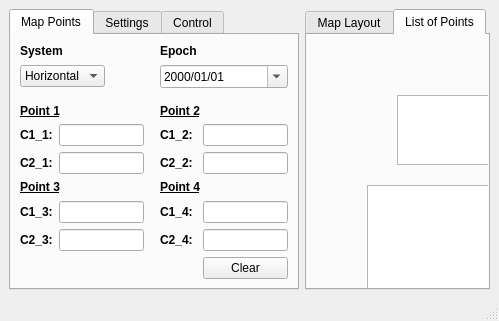
<?xml version="1.0" encoding="UTF-8"?>
<ui version="4.0">
 <class>MainWindow</class>
 <widget class="QMainWindow" name="MainWindow">
  <property name="windowModality">
   <enum>Qt::ApplicationModal</enum>
  </property>
  <property name="cursor">
   <cursorShape>ArrowCursor</cursorShape>
  </property>
  <property name="windowTitle">
   <string>Sky Scanning</string>
  </property>
  <widget class="QWidget" name="centralwidget">
   <layout class="QFormLayout" name="formLayout">
    <item row="0" column="0">
     <widget class="QTabWidget" name="pointOperationTabs">
      <property name="focusPolicy">
       <enum>Qt::StrongFocus</enum>
      </property>
      <property name="currentIndex">
       <number>0</number>
      </property>
      <widget class="QWidget" name="mapPoints" native="true">
       <attribute name="title">
        <string>Map Points</string>
       </attribute>
       <layout class="QGridLayout" name="gridLayout">
        <item row="8" column="3">
         <widget class="QLabel" name="point4Coord_2Label">
          <property name="text">
           <string>&lt;html&gt;&lt;head/&gt;&lt;body&gt;&lt;p&gt;&lt;span style=&quot; font-weight:600;&quot;&gt;C2_4:&lt;/span&gt;&lt;/p&gt;&lt;/body&gt;&lt;/html&gt;</string>
          </property>
         </widget>
        </item>
        <item row="6" column="0" colspan="2">
         <widget class="QLabel" name="label_5">
          <property name="text">
           <string>&lt;html&gt;&lt;head/&gt;&lt;body&gt;&lt;p&gt;&lt;span style=&quot; font-weight:600; text-decoration: underline;&quot;&gt;Point 3&lt;/span&gt;&lt;/p&gt;&lt;/body&gt;&lt;/html&gt;</string>
          </property>
         </widget>
        </item>
        <item row="7" column="4">
         <widget class="QLineEdit" name="point4Coord_1Field">
          <property name="sizePolicy">
           <sizepolicy hsizetype="Fixed" vsizetype="Fixed">
            <horstretch>0</horstretch>
            <verstretch>0</verstretch>
           </sizepolicy>
          </property>
          <property name="maximumSize">
           <size>
            <width>85</width>
            <height>25</height>
           </size>
          </property>
          <property name="maxLength">
           <number>12</number>
          </property>
         </widget>
        </item>
        <item row="6" column="3" colspan="2">
         <widget class="QLabel" name="label_4">
          <property name="text">
           <string>&lt;html&gt;&lt;head/&gt;&lt;body&gt;&lt;p&gt;&lt;span style=&quot; font-weight:600; text-decoration: underline;&quot;&gt;Point 4&lt;/span&gt;&lt;/p&gt;&lt;/body&gt;&lt;/html&gt;</string>
          </property>
         </widget>
        </item>
        <item row="5" column="4">
         <widget class="QLineEdit" name="point2Coord_2Field">
          <property name="sizePolicy">
           <sizepolicy hsizetype="Fixed" vsizetype="Fixed">
            <horstretch>0</horstretch>
            <verstretch>0</verstretch>
           </sizepolicy>
          </property>
          <property name="maximumSize">
           <size>
            <width>85</width>
            <height>25</height>
           </size>
          </property>
          <property name="maxLength">
           <number>12</number>
          </property>
         </widget>
        </item>
        <item row="7" column="0">
         <widget class="QLabel" name="point3Coord_1Label">
          <property name="text">
           <string>&lt;html&gt;&lt;head/&gt;&lt;body&gt;&lt;p&gt;&lt;span style=&quot; font-weight:600;&quot;&gt;C1_3:&lt;/span&gt;&lt;/p&gt;&lt;/body&gt;&lt;/html&gt;</string>
          </property>
         </widget>
        </item>
        <item row="5" column="3">
         <widget class="QLabel" name="point2Coord_2Label">
          <property name="text">
           <string>&lt;html&gt;&lt;head/&gt;&lt;body&gt;&lt;p&gt;&lt;span style=&quot; font-weight:600;&quot;&gt;C2_2:&lt;/span&gt;&lt;/p&gt;&lt;/body&gt;&lt;/html&gt;</string>
          </property>
         </widget>
        </item>
        <item row="7" column="3">
         <widget class="QLabel" name="point4Coord_1Label">
          <property name="text">
           <string>&lt;html&gt;&lt;head/&gt;&lt;body&gt;&lt;p&gt;&lt;span style=&quot; font-weight:600;&quot;&gt;C1_4:&lt;/span&gt;&lt;/p&gt;&lt;/body&gt;&lt;/html&gt;</string>
          </property>
         </widget>
        </item>
        <item row="7" column="2">
         <spacer name="horizontalSpacer_2">
          <property name="orientation">
           <enum>Qt::Horizontal</enum>
          </property>
          <property name="sizeHint" stdset="0">
           <size>
            <width>10</width>
            <height>20</height>
           </size>
          </property>
         </spacer>
        </item>
        <item row="8" column="4">
         <widget class="QLineEdit" name="point4Coord_2Field">
          <property name="sizePolicy">
           <sizepolicy hsizetype="Fixed" vsizetype="Fixed">
            <horstretch>0</horstretch>
            <verstretch>0</verstretch>
           </sizepolicy>
          </property>
          <property name="maximumSize">
           <size>
            <width>85</width>
            <height>25</height>
           </size>
          </property>
          <property name="maxLength">
           <number>12</number>
          </property>
         </widget>
        </item>
        <item row="1" column="3" colspan="2">
         <widget class="QDateEdit" name="epochDateSelection">
          <property name="toolTip">
           <string>Select the Epoch for coordinate transformations</string>
          </property>
          <property name="displayFormat">
           <string>yyyy/MM/dd</string>
          </property>
          <property name="calendarPopup">
           <bool>true</bool>
          </property>
          <property name="timeSpec">
           <enum>Qt::UTC</enum>
          </property>
         </widget>
        </item>
        <item row="3" column="0" colspan="2">
         <widget class="QLabel" name="label">
          <property name="text">
           <string>&lt;html&gt;&lt;head/&gt;&lt;body&gt;&lt;p&gt;&lt;span style=&quot; font-weight:600; text-decoration: underline;&quot;&gt;Point 1&lt;/span&gt;&lt;/p&gt;&lt;/body&gt;&lt;/html&gt;</string>
          </property>
         </widget>
        </item>
        <item row="0" column="0" colspan="2">
         <widget class="QLabel" name="label_2">
          <property name="text">
           <string>&lt;html&gt;&lt;head/&gt;&lt;body&gt;&lt;p&gt;&lt;span style=&quot; font-weight:600;&quot;&gt;System&lt;/span&gt;&lt;/p&gt;&lt;/body&gt;&lt;/html&gt;</string>
          </property>
         </widget>
        </item>
        <item row="8" column="0">
         <widget class="QLabel" name="point3Coord_2Label">
          <property name="text">
           <string>&lt;html&gt;&lt;head/&gt;&lt;body&gt;&lt;p&gt;&lt;span style=&quot; font-weight:600;&quot;&gt;C2_3:&lt;/span&gt;&lt;/p&gt;&lt;/body&gt;&lt;/html&gt;</string>
          </property>
         </widget>
        </item>
        <item row="4" column="3">
         <widget class="QLabel" name="point2Coord_1Label">
          <property name="text">
           <string>&lt;html&gt;&lt;head/&gt;&lt;body&gt;&lt;p&gt;&lt;span style=&quot; font-weight:600;&quot;&gt;C1_2:&lt;/span&gt;&lt;/p&gt;&lt;/body&gt;&lt;/html&gt;</string>
          </property>
         </widget>
        </item>
        <item row="4" column="4">
         <widget class="QLineEdit" name="point2Coord_1Field">
          <property name="sizePolicy">
           <sizepolicy hsizetype="Fixed" vsizetype="Fixed">
            <horstretch>0</horstretch>
            <verstretch>0</verstretch>
           </sizepolicy>
          </property>
          <property name="maximumSize">
           <size>
            <width>85</width>
            <height>25</height>
           </size>
          </property>
          <property name="maxLength">
           <number>12</number>
          </property>
         </widget>
        </item>
        <item row="1" column="0" colspan="2">
         <widget class="QComboBox" name="coordinateSystemComboBx">
          <property name="sizePolicy">
           <sizepolicy hsizetype="Maximum" vsizetype="Fixed">
            <horstretch>0</horstretch>
            <verstretch>0</verstretch>
           </sizepolicy>
          </property>
          <property name="toolTip">
           <string>Select the desired coordinate system</string>
          </property>
          <item>
           <property name="text">
            <string>Horizontal</string>
           </property>
          </item>
          <item>
           <property name="text">
            <string>Equatorial</string>
           </property>
          </item>
          <item>
           <property name="text">
            <string>Galactic</string>
           </property>
          </item>
          <item>
           <property name="text">
            <string>Ecliptical</string>
           </property>
          </item>
         </widget>
        </item>
        <item row="2" column="0">
         <spacer name="verticalSpacer">
          <property name="orientation">
           <enum>Qt::Vertical</enum>
          </property>
          <property name="sizeType">
           <enum>QSizePolicy::Fixed</enum>
          </property>
          <property name="sizeHint" stdset="0">
           <size>
            <width>20</width>
            <height>10</height>
           </size>
          </property>
         </spacer>
        </item>
        <item row="4" column="1">
         <widget class="QLineEdit" name="point1Coord_1Field">
          <property name="sizePolicy">
           <sizepolicy hsizetype="Fixed" vsizetype="Fixed">
            <horstretch>0</horstretch>
            <verstretch>0</verstretch>
           </sizepolicy>
          </property>
          <property name="maximumSize">
           <size>
            <width>85</width>
            <height>25</height>
           </size>
          </property>
          <property name="maxLength">
           <number>12</number>
          </property>
         </widget>
        </item>
        <item row="5" column="1">
         <widget class="QLineEdit" name="point1Coord_2Field">
          <property name="sizePolicy">
           <sizepolicy hsizetype="Fixed" vsizetype="Fixed">
            <horstretch>0</horstretch>
            <verstretch>0</verstretch>
           </sizepolicy>
          </property>
          <property name="maximumSize">
           <size>
            <width>85</width>
            <height>25</height>
           </size>
          </property>
          <property name="maxLength">
           <number>12</number>
          </property>
         </widget>
        </item>
        <item row="7" column="1">
         <widget class="QLineEdit" name="point3Coord_1Field">
          <property name="sizePolicy">
           <sizepolicy hsizetype="Fixed" vsizetype="Fixed">
            <horstretch>0</horstretch>
            <verstretch>0</verstretch>
           </sizepolicy>
          </property>
          <property name="maximumSize">
           <size>
            <width>85</width>
            <height>25</height>
           </size>
          </property>
          <property name="maxLength">
           <number>12</number>
          </property>
         </widget>
        </item>
        <item row="3" column="3" colspan="2">
         <widget class="QLabel" name="label_3">
          <property name="text">
           <string>&lt;html&gt;&lt;head/&gt;&lt;body&gt;&lt;p&gt;&lt;span style=&quot; font-weight:600; text-decoration: underline;&quot;&gt;Point 2&lt;/span&gt;&lt;/p&gt;&lt;/body&gt;&lt;/html&gt;</string>
          </property>
         </widget>
        </item>
        <item row="8" column="1">
         <widget class="QLineEdit" name="point3Coord_2Field">
          <property name="sizePolicy">
           <sizepolicy hsizetype="Fixed" vsizetype="Fixed">
            <horstretch>0</horstretch>
            <verstretch>0</verstretch>
           </sizepolicy>
          </property>
          <property name="maximumSize">
           <size>
            <width>85</width>
            <height>25</height>
           </size>
          </property>
          <property name="maxLength">
           <number>12</number>
          </property>
         </widget>
        </item>
        <item row="5" column="0">
         <widget class="QLabel" name="point1Coord_2Label">
          <property name="text">
           <string>&lt;html&gt;&lt;head/&gt;&lt;body&gt;&lt;p&gt;&lt;span style=&quot; font-weight:600;&quot;&gt;C2_1:&lt;/span&gt;&lt;/p&gt;&lt;/body&gt;&lt;/html&gt;</string>
          </property>
         </widget>
        </item>
        <item row="4" column="0">
         <widget class="QLabel" name="point1Coord_1Label">
          <property name="text">
           <string>&lt;html&gt;&lt;head/&gt;&lt;body&gt;&lt;p&gt;&lt;span style=&quot; font-weight:600;&quot;&gt;C1_1:&lt;/span&gt;&lt;/p&gt;&lt;/body&gt;&lt;/html&gt;</string>
          </property>
         </widget>
        </item>
        <item row="0" column="3">
         <widget class="QLabel" name="label_14">
          <property name="text">
           <string>&lt;html&gt;&lt;head/&gt;&lt;body&gt;&lt;p&gt;&lt;span style=&quot; font-weight:600;&quot;&gt;Epoch&lt;/span&gt;&lt;/p&gt;&lt;/body&gt;&lt;/html&gt;</string>
          </property>
         </widget>
        </item>
        <item row="9" column="4">
         <widget class="QPushButton" name="clearPointsBtn">
          <property name="cursor">
           <cursorShape>PointingHandCursor</cursorShape>
          </property>
          <property name="text">
           <string>Clear</string>
          </property>
         </widget>
        </item>
       </layout>
      </widget>
      <widget class="QWidget" name="tab_5">
       <attribute name="title">
        <string>Settings</string>
       </attribute>
       <layout class="QGridLayout" name="gridLayout_3">
        <item row="2" column="0">
         <widget class="Line" name="line">
          <property name="sizePolicy">
           <sizepolicy hsizetype="Fixed" vsizetype="Fixed">
            <horstretch>0</horstretch>
            <verstretch>0</verstretch>
           </sizepolicy>
          </property>
          <property name="minimumSize">
           <size>
            <width>30</width>
            <height>0</height>
           </size>
          </property>
          <property name="orientation">
           <enum>Qt::Horizontal</enum>
          </property>
         </widget>
        </item>
        <item row="7" column="0">
         <widget class="QLabel" name="stepSizeCoord1">
          <property name="text">
           <string>&lt;html&gt;&lt;head/&gt;&lt;body&gt;&lt;p&gt;&lt;span style=&quot; font-weight:600;&quot;&gt;C1:&lt;/span&gt;&lt;/p&gt;&lt;/body&gt;&lt;/html&gt;</string>
          </property>
         </widget>
        </item>
        <item row="1" column="0" colspan="2">
         <widget class="QCheckBox" name="integrationEnabler">
          <property name="cursor">
           <cursorShape>PointingHandCursor</cursorShape>
          </property>
          <property name="text">
           <string>Integration</string>
          </property>
         </widget>
        </item>
        <item row="3" column="0" colspan="2">
         <widget class="QLabel" name="label_6">
          <property name="sizePolicy">
           <sizepolicy hsizetype="Preferred" vsizetype="Maximum">
            <horstretch>0</horstretch>
            <verstretch>0</verstretch>
           </sizepolicy>
          </property>
          <property name="text">
           <string>&lt;html&gt;&lt;head/&gt;&lt;body&gt;&lt;p&gt;&lt;span style=&quot; font-weight:600;&quot;&gt;Direction&lt;/span&gt;&lt;/p&gt;&lt;/body&gt;&lt;/html&gt;</string>
          </property>
         </widget>
        </item>
        <item row="6" column="3">
         <widget class="QLabel" name="intTimeLabel">
          <property name="enabled">
           <bool>false</bool>
          </property>
          <property name="sizePolicy">
           <sizepolicy hsizetype="Preferred" vsizetype="Maximum">
            <horstretch>0</horstretch>
            <verstretch>0</verstretch>
           </sizepolicy>
          </property>
          <property name="text">
           <string>&lt;html&gt;&lt;head/&gt;&lt;body&gt;&lt;p&gt;&lt;span style=&quot; font-weight:600;&quot;&gt;Integration Time&lt;/span&gt;&lt;/p&gt;&lt;/body&gt;&lt;/html&gt;</string>
          </property>
         </widget>
        </item>
        <item row="7" column="1">
         <widget class="QDoubleSpinBox" name="stepSizeBoxCoord1">
          <property name="sizePolicy">
           <sizepolicy hsizetype="Minimum" vsizetype="Fixed">
            <horstretch>0</horstretch>
            <verstretch>0</verstretch>
           </sizepolicy>
          </property>
          <property name="minimum">
           <double>0.010000000000000</double>
          </property>
          <property name="maximum">
           <double>15.000000000000000</double>
          </property>
          <property name="singleStep">
           <double>0.100000000000000</double>
          </property>
          <property name="value">
           <double>0.300000000000000</double>
          </property>
         </widget>
        </item>
        <item row="4" column="0" colspan="2">
         <widget class="QComboBox" name="directionSelection">
          <item>
           <property name="text">
            <string>RA: R-Down</string>
           </property>
          </item>
          <item>
           <property name="text">
            <string>RA: R-Up</string>
           </property>
          </item>
          <item>
           <property name="text">
            <string>RA: L-Down</string>
           </property>
          </item>
          <item>
           <property name="text">
            <string>RA: L-Up</string>
           </property>
          </item>
          <item>
           <property name="text">
            <string>DEC: Up-R</string>
           </property>
          </item>
          <item>
           <property name="text">
            <string>DEC: Up-L</string>
           </property>
          </item>
          <item>
           <property name="text">
            <string>DEC: Down-R</string>
           </property>
          </item>
          <item>
           <property name="text">
            <string>DEC: Down-L</string>
           </property>
          </item>
         </widget>
        </item>
        <item row="3" column="3">
         <widget class="QLabel" name="planObjLabel">
          <property name="enabled">
           <bool>false</bool>
          </property>
          <property name="sizePolicy">
           <sizepolicy hsizetype="Preferred" vsizetype="Maximum">
            <horstretch>0</horstretch>
            <verstretch>0</verstretch>
           </sizepolicy>
          </property>
          <property name="text">
           <string>&lt;html&gt;&lt;head/&gt;&lt;body&gt;&lt;p&gt;&lt;span style=&quot; font-weight:600;&quot;&gt;Planetary Object&lt;/span&gt;&lt;/p&gt;&lt;/body&gt;&lt;/html&gt;</string>
          </property>
         </widget>
        </item>
        <item row="5" column="0">
         <spacer name="verticalSpacer_2">
          <property name="orientation">
           <enum>Qt::Vertical</enum>
          </property>
          <property name="sizeType">
           <enum>QSizePolicy::Fixed</enum>
          </property>
          <property name="sizeHint" stdset="0">
           <size>
            <width>52</width>
            <height>2</height>
           </size>
          </property>
         </spacer>
        </item>
        <item row="7" column="3">
         <widget class="QDoubleSpinBox" name="integrationTimeEntry">
          <property name="enabled">
           <bool>false</bool>
          </property>
          <property name="sizePolicy">
           <sizepolicy hsizetype="Maximum" vsizetype="Fixed">
            <horstretch>0</horstretch>
            <verstretch>0</verstretch>
           </sizepolicy>
          </property>
          <property name="maximum">
           <double>28800.000000000000000</double>
          </property>
          <property name="singleStep">
           <double>0.500000000000000</double>
          </property>
          <property name="value">
           <double>0.000000000000000</double>
          </property>
         </widget>
        </item>
        <item row="4" column="3">
         <widget class="QComboBox" name="objectSelectionComboBox">
          <property name="enabled">
           <bool>false</bool>
          </property>
          <property name="sizePolicy">
           <sizepolicy hsizetype="Maximum" vsizetype="Fixed">
            <horstretch>0</horstretch>
            <verstretch>0</verstretch>
           </sizepolicy>
          </property>
          <item>
           <property name="text">
            <string>Sun</string>
           </property>
          </item>
          <item>
           <property name="text">
            <string>Moon</string>
           </property>
          </item>
          <item>
           <property name="text">
            <string>Jupiter</string>
           </property>
          </item>
          <item>
           <property name="text">
            <string>Venus</string>
           </property>
          </item>
          <item>
           <property name="text">
            <string>Mars</string>
           </property>
          </item>
         </widget>
        </item>
        <item row="8" column="0">
         <widget class="QLabel" name="stepSizeCoord2">
          <property name="enabled">
           <bool>false</bool>
          </property>
          <property name="text">
           <string>&lt;html&gt;&lt;head/&gt;&lt;body&gt;&lt;p&gt;&lt;span style=&quot; font-weight:600;&quot;&gt;C2:&lt;/span&gt;&lt;/p&gt;&lt;/body&gt;&lt;/html&gt;</string>
          </property>
         </widget>
        </item>
        <item row="8" column="1">
         <widget class="QDoubleSpinBox" name="stepSizeBoxCoord2">
          <property name="enabled">
           <bool>false</bool>
          </property>
          <property name="minimum">
           <double>0.010000000000000</double>
          </property>
          <property name="maximum">
           <double>15.000000000000000</double>
          </property>
          <property name="singleStep">
           <double>0.100000000000000</double>
          </property>
          <property name="value">
           <double>0.300000000000000</double>
          </property>
         </widget>
        </item>
        <item row="0" column="0" colspan="3">
         <widget class="QCheckBox" name="uniformSteppingSelector">
          <property name="cursor">
           <cursorShape>PointingHandCursor</cursorShape>
          </property>
          <property name="text">
           <string>Uniform Stepping</string>
          </property>
          <property name="checked">
           <bool>true</bool>
          </property>
         </widget>
        </item>
        <item row="4" column="2">
         <spacer name="horizontalSpacer">
          <property name="orientation">
           <enum>Qt::Horizontal</enum>
          </property>
          <property name="sizeType">
           <enum>QSizePolicy::Fixed</enum>
          </property>
          <property name="sizeHint" stdset="0">
           <size>
            <width>10</width>
            <height>20</height>
           </size>
          </property>
         </spacer>
        </item>
        <item row="6" column="0" colspan="2">
         <widget class="QLabel" name="label_7">
          <property name="sizePolicy">
           <sizepolicy hsizetype="Preferred" vsizetype="Maximum">
            <horstretch>0</horstretch>
            <verstretch>0</verstretch>
           </sizepolicy>
          </property>
          <property name="text">
           <string>&lt;html&gt;&lt;head/&gt;&lt;body&gt;&lt;p&gt;&lt;span style=&quot; font-weight:600;&quot;&gt;Step Size (&lt;/span&gt;&lt;span style=&quot; font-weight:600; vertical-align:super;&quot;&gt;o&lt;/span&gt;&lt;span style=&quot; font-weight:600;&quot;&gt;)&lt;/span&gt;&lt;/p&gt;&lt;/body&gt;&lt;/html&gt;</string>
          </property>
         </widget>
        </item>
        <item row="0" column="3">
         <widget class="QCheckBox" name="planetaryObjectSelectcheckBox">
          <property name="cursor">
           <cursorShape>PointingHandCursor</cursorShape>
          </property>
          <property name="text">
           <string>Planetary Object</string>
          </property>
         </widget>
        </item>
        <item row="9" column="1">
         <spacer name="verticalSpacer_5">
          <property name="orientation">
           <enum>Qt::Vertical</enum>
          </property>
          <property name="sizeType">
           <enum>QSizePolicy::Expanding</enum>
          </property>
          <property name="sizeHint" stdset="0">
           <size>
            <width>20</width>
            <height>40</height>
           </size>
          </property>
         </spacer>
        </item>
        <item row="1" column="3">
         <widget class="QCheckBox" name="listPointsCheckBox">
          <property name="cursor">
           <cursorShape>PointingHandCursor</cursorShape>
          </property>
          <property name="text">
           <string>List Points</string>
          </property>
         </widget>
        </item>
       </layout>
      </widget>
      <widget class="QWidget" name="tab_6">
       <attribute name="title">
        <string>Control</string>
       </attribute>
       <layout class="QGridLayout" name="gridLayout_6">
        <item row="0" column="0" colspan="2">
         <widget class="QLabel" name="label_10">
          <property name="text">
           <string>&lt;html&gt;&lt;head/&gt;&lt;body&gt;&lt;p&gt;&lt;span style=&quot; font-weight:600;&quot;&gt;Total Number of Points:&lt;/span&gt;&lt;/p&gt;&lt;/body&gt;&lt;/html&gt;</string>
          </property>
         </widget>
        </item>
        <item row="0" column="2">
         <widget class="QLabel" name="totalPointsToScan">
          <property name="text">
           <string>0</string>
          </property>
         </widget>
        </item>
        <item row="1" column="0" colspan="2">
         <widget class="QLabel" name="label_11">
          <property name="text">
           <string>&lt;html&gt;&lt;head/&gt;&lt;body&gt;&lt;p&gt;&lt;span style=&quot; font-weight:600;&quot;&gt;Total Integration Time:&lt;/span&gt;&lt;/p&gt;&lt;/body&gt;&lt;/html&gt;</string>
          </property>
         </widget>
        </item>
        <item row="1" column="2">
         <widget class="QLabel" name="totalIntTime">
          <property name="text">
           <string>0s</string>
          </property>
         </widget>
        </item>
        <item row="2" column="0" colspan="2">
         <widget class="QLabel" name="label_12">
          <property name="text">
           <string>&lt;html&gt;&lt;head/&gt;&lt;body&gt;&lt;p&gt;&lt;span style=&quot; font-weight:600;&quot;&gt;Total Scanning Time:&lt;/span&gt;&lt;/p&gt;&lt;/body&gt;&lt;/html&gt;</string>
          </property>
         </widget>
        </item>
        <item row="2" column="2">
         <widget class="QLabel" name="totalScanTime">
          <property name="text">
           <string>0s</string>
          </property>
         </widget>
        </item>
        <item row="3" column="0">
         <spacer name="verticalSpacer_3">
          <property name="orientation">
           <enum>Qt::Vertical</enum>
          </property>
          <property name="sizeHint" stdset="0">
           <size>
            <width>20</width>
            <height>20</height>
           </size>
          </property>
         </spacer>
        </item>
        <item row="4" column="0">
         <widget class="QPushButton" name="calculateScanMapBtn">
          <property name="sizePolicy">
           <sizepolicy hsizetype="Maximum" vsizetype="Fixed">
            <horstretch>0</horstretch>
            <verstretch>0</verstretch>
           </sizepolicy>
          </property>
          <property name="cursor">
           <cursorShape>PointingHandCursor</cursorShape>
          </property>
          <property name="text">
           <string>Calculate</string>
          </property>
         </widget>
        </item>
        <item row="4" column="1">
         <widget class="QPushButton" name="startScanBtn">
          <property name="sizePolicy">
           <sizepolicy hsizetype="Maximum" vsizetype="Fixed">
            <horstretch>0</horstretch>
            <verstretch>0</verstretch>
           </sizepolicy>
          </property>
          <property name="cursor">
           <cursorShape>PointingHandCursor</cursorShape>
          </property>
          <property name="text">
           <string>Start</string>
          </property>
         </widget>
        </item>
        <item row="5" column="0">
         <spacer name="verticalSpacer_4">
          <property name="orientation">
           <enum>Qt::Vertical</enum>
          </property>
          <property name="sizeType">
           <enum>QSizePolicy::Fixed</enum>
          </property>
          <property name="sizeHint" stdset="0">
           <size>
            <width>20</width>
            <height>120</height>
           </size>
          </property>
         </spacer>
        </item>
       </layout>
      </widget>
     </widget>
    </item>
    <item row="0" column="1">
     <widget class="QTabWidget" name="mapLayoutBox">
      <property name="sizePolicy">
       <sizepolicy hsizetype="Maximum" vsizetype="Preferred">
        <horstretch>0</horstretch>
        <verstretch>0</verstretch>
       </sizepolicy>
      </property>
      <property name="focusPolicy">
       <enum>Qt::StrongFocus</enum>
      </property>
      <property name="currentIndex">
       <number>1</number>
      </property>
      <widget class="QWidget" name="mapLayoutTab" native="true">
       <attribute name="title">
        <string>Map Layout</string>
       </attribute>
       <layout class="QGridLayout" name="gridLayout_4">
        <item row="0" column="0">
         <widget class="QLabel" name="explanationImage">
          <property name="text">
           <string/>
          </property>
          <property name="pixmap">
           <pixmap resource="../Icons/GUI_Images/Image_Resources.qrc">:/Explanation/ScanExplanation.png</pixmap>
          </property>
         </widget>
        </item>
       </layout>
      </widget>
      <widget class="QWidget" name="pointsListTab">
       <attribute name="title">
        <string>List of Points</string>
       </attribute>
       <widget class="QTextEdit" name="textEdit">
        <property name="geometry">
         <rect>
          <x>90</x>
          <y>60</y>
          <width>104</width>
          <height>70</height>
         </rect>
        </property>
       </widget>
       <widget class="QTextBrowser" name="textBrowser">
        <property name="geometry">
         <rect>
          <x>60</x>
          <y>150</y>
          <width>256</width>
          <height>192</height>
         </rect>
        </property>
       </widget>
      </widget>
     </widget>
    </item>
   </layout>
  </widget>
  <widget class="QMenuBar" name="menubar">
   <property name="geometry">
    <rect>
     <x>0</x>
     <y>0</y>
     <width>694</width>
     <height>22</height>
    </rect>
   </property>
  </widget>
  <widget class="QStatusBar" name="statusbar"/>
 </widget>
 <resources>
  <include location="../Icons/GUI_Images/Image_Resources.qrc"/>
 </resources>
 <connections>
  <connection>
   <sender>clearPointsBtn</sender>
   <signal>clicked()</signal>
   <receiver>point1Coord_1Field</receiver>
   <slot>clear()</slot>
   <hints>
    <hint type="sourcelabel">
     <x>269</x>
     <y>324</y>
    </hint>
    <hint type="destinationlabel">
     <x>106</x>
     <y>176</y>
    </hint>
   </hints>
  </connection>
  <connection>
   <sender>clearPointsBtn</sender>
   <signal>clicked()</signal>
   <receiver>point1Coord_2Field</receiver>
   <slot>clear()</slot>
   <hints>
    <hint type="sourcelabel">
     <x>269</x>
     <y>324</y>
    </hint>
    <hint type="destinationlabel">
     <x>106</x>
     <y>207</y>
    </hint>
   </hints>
  </connection>
  <connection>
   <sender>clearPointsBtn</sender>
   <signal>clicked()</signal>
   <receiver>point2Coord_1Field</receiver>
   <slot>clear()</slot>
   <hints>
    <hint type="sourcelabel">
     <x>269</x>
     <y>324</y>
    </hint>
    <hint type="destinationlabel">
     <x>269</x>
     <y>176</y>
    </hint>
   </hints>
  </connection>
  <connection>
   <sender>clearPointsBtn</sender>
   <signal>clicked()</signal>
   <receiver>point2Coord_2Field</receiver>
   <slot>clear()</slot>
   <hints>
    <hint type="sourcelabel">
     <x>269</x>
     <y>324</y>
    </hint>
    <hint type="destinationlabel">
     <x>269</x>
     <y>207</y>
    </hint>
   </hints>
  </connection>
  <connection>
   <sender>clearPointsBtn</sender>
   <signal>clicked()</signal>
   <receiver>point3Coord_1Field</receiver>
   <slot>clear()</slot>
   <hints>
    <hint type="sourcelabel">
     <x>269</x>
     <y>324</y>
    </hint>
    <hint type="destinationlabel">
     <x>106</x>
     <y>262</y>
    </hint>
   </hints>
  </connection>
  <connection>
   <sender>clearPointsBtn</sender>
   <signal>clicked()</signal>
   <receiver>point3Coord_2Field</receiver>
   <slot>clear()</slot>
   <hints>
    <hint type="sourcelabel">
     <x>269</x>
     <y>324</y>
    </hint>
    <hint type="destinationlabel">
     <x>106</x>
     <y>293</y>
    </hint>
   </hints>
  </connection>
  <connection>
   <sender>clearPointsBtn</sender>
   <signal>clicked()</signal>
   <receiver>point4Coord_1Field</receiver>
   <slot>clear()</slot>
   <hints>
    <hint type="sourcelabel">
     <x>269</x>
     <y>324</y>
    </hint>
    <hint type="destinationlabel">
     <x>269</x>
     <y>262</y>
    </hint>
   </hints>
  </connection>
  <connection>
   <sender>clearPointsBtn</sender>
   <signal>clicked()</signal>
   <receiver>point4Coord_2Field</receiver>
   <slot>clear()</slot>
   <hints>
    <hint type="sourcelabel">
     <x>269</x>
     <y>324</y>
    </hint>
    <hint type="destinationlabel">
     <x>269</x>
     <y>293</y>
    </hint>
   </hints>
  </connection>
  <connection>
   <sender>uniformSteppingSelector</sender>
   <signal>toggled(bool)</signal>
   <receiver>stepSizeBoxCoord2</receiver>
   <slot>setDisabled(bool)</slot>
   <hints>
    <hint type="sourcelabel">
     <x>92</x>
     <y>80</y>
    </hint>
    <hint type="destinationlabel">
     <x>115</x>
     <y>268</y>
    </hint>
   </hints>
  </connection>
  <connection>
   <sender>uniformSteppingSelector</sender>
   <signal>toggled(bool)</signal>
   <receiver>stepSizeCoord2</receiver>
   <slot>setDisabled(bool)</slot>
   <hints>
    <hint type="sourcelabel">
     <x>92</x>
     <y>80</y>
    </hint>
    <hint type="destinationlabel">
     <x>47</x>
     <y>268</y>
    </hint>
   </hints>
  </connection>
  <connection>
   <sender>stepSizeBoxCoord1</sender>
   <signal>valueChanged(double)</signal>
   <receiver>stepSizeBoxCoord2</receiver>
   <slot>setValue(double)</slot>
   <hints>
    <hint type="sourcelabel">
     <x>115</x>
     <y>236</y>
    </hint>
    <hint type="destinationlabel">
     <x>115</x>
     <y>268</y>
    </hint>
   </hints>
  </connection>
  <connection>
   <sender>planetaryObjectSelectcheckBox</sender>
   <signal>toggled(bool)</signal>
   <receiver>planObjLabel</receiver>
   <slot>setEnabled(bool)</slot>
   <hints>
    <hint type="sourcelabel">
     <x>241</x>
     <y>80</y>
    </hint>
    <hint type="destinationlabel">
     <x>241</x>
     <y>144</y>
    </hint>
   </hints>
  </connection>
  <connection>
   <sender>planetaryObjectSelectcheckBox</sender>
   <signal>toggled(bool)</signal>
   <receiver>objectSelectionComboBox</receiver>
   <slot>setEnabled(bool)</slot>
   <hints>
    <hint type="sourcelabel">
     <x>241</x>
     <y>80</y>
    </hint>
    <hint type="destinationlabel">
     <x>211</x>
     <y>171</y>
    </hint>
   </hints>
  </connection>
  <connection>
   <sender>integrationEnabler</sender>
   <signal>toggled(bool)</signal>
   <receiver>intTimeLabel</receiver>
   <slot>setEnabled(bool)</slot>
   <hints>
    <hint type="sourcelabel">
     <x>84</x>
     <y>109</y>
    </hint>
    <hint type="destinationlabel">
     <x>241</x>
     <y>209</y>
    </hint>
   </hints>
  </connection>
  <connection>
   <sender>integrationEnabler</sender>
   <signal>toggled(bool)</signal>
   <receiver>integrationTimeEntry</receiver>
   <slot>setEnabled(bool)</slot>
   <hints>
    <hint type="sourcelabel">
     <x>84</x>
     <y>109</y>
    </hint>
    <hint type="destinationlabel">
     <x>218</x>
     <y>236</y>
    </hint>
   </hints>
  </connection>
 </connections>
</ui>
